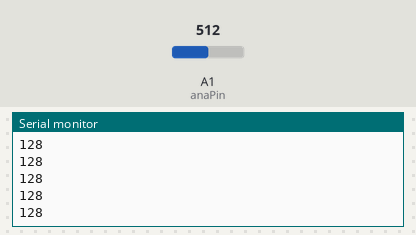
This sketch was run on a simulated Arduino Uno, built with avr-gcc and run on an emulated ATmega328P. On the bench: the last lines printed to the serial monitor. Inputs (shaded band) come from the test bench; at power-on: A1 (anaPin) = 512.

Above: at 1.2 s.
1.3 s: A1 (anaPin) set to 716
At 1.31 s:
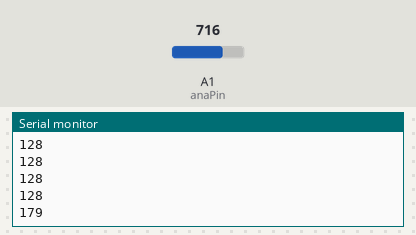
2.8 s: A1 (anaPin) set to 900
At 2.81 s:
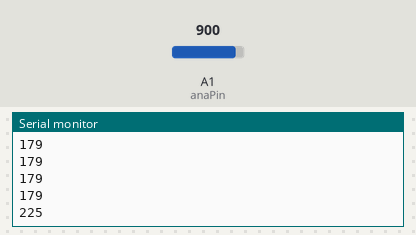
Timing chart, 0 to 5.8 s (numbered marks = the images above; inputs shaded):
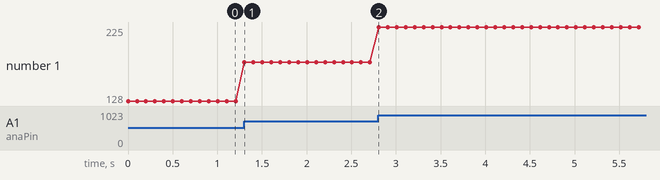

Measured:
- after the input at 1.3 s, the serial monitor: prints a new line at once (image 1)
- after the input at 2.8 s, the serial monitor: prints a new line at once (image 2)
- plotted number 1: 128 → 179 after the input at 1.3 s, 179 → 225 after the input at 2.8 s

The sketch:

q15.ino
```cpp
int anaPin = 1;
int lightVal = 0;
int val = 0;

void setup()
{
    Serial.begin(9600);
}

void loop()
{
    lightVal = analogRead(anaPin);
    val = lightVal / 4; // 光度(256段階)
    Serial.println(val);
    delay(100);
}
```
